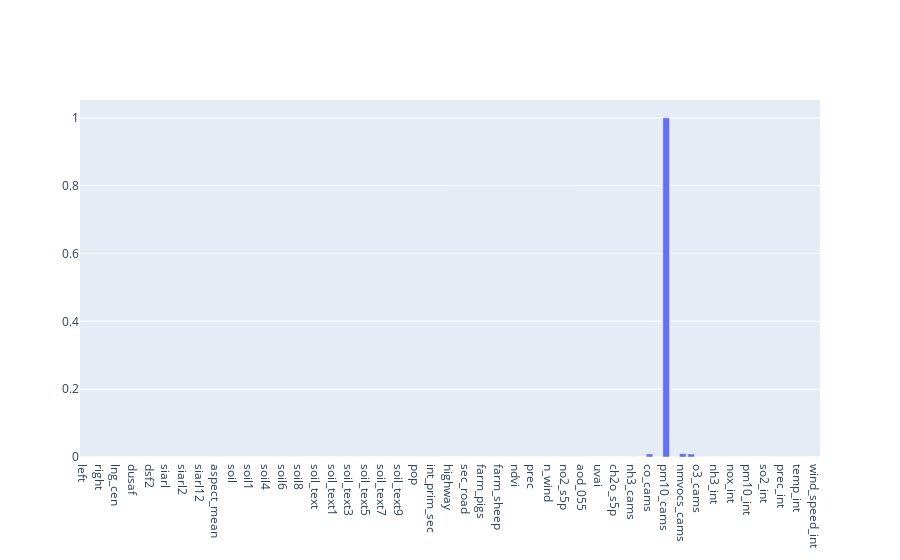

The notebook cell saved with this chart:
### Markdown cell above
### Random Forest importance
It uses a forest of trees to evaluate the importance of each features as outputs.

### Code cell
score_results['RF_importance'] = m.RF_importance(X, Y,RESULTS_NORMALIZED)

### Figure 1 — Plotly figure (JSON) as saved in the notebook; plotly's stock layout.template omitted (floating-point values rounded to 4 significant figures)
{"data": [{"x": ["left", "bottom", "right", "top", "lng_cen", "lat_cen", "dusaf", "dusafSum", "dsf2", "dsf3", "siarl", "siarlSum", "siarl2", "siarl9", "siarl12", "h_mean", "aspect_mean", "slope_mean", "soil", "soilSum", "soil1", "soil2", "soil4", "soil5", "soil6", "soil7", "soil8", "soil9", "soil_text", "soilTextSum", "soil_text1", "soil_text2", "soil_text3", "soil_text4", "soil_text5", "soil_text6", "soil_text7", "soil_text8", "soil_text9", "soil_text10", "pop", "int_prim", "int_prim_sec", "int_sec", "highway", "prim_road", "sec_road", "farms", "farm_pigs", "farm_poultry", "farm_sheep", "soil_moist", "ndvi", "temp_2m", "prec", "press", "n_wind", "e_wind", "no2_s5p", "so2_s5p", "aod_055", "aod_047", "uvai", "co_s5p", "ch2o_s5p", "o3_s5p", "nh3_cams", "no_cams", "co_cams", "dust_cams", "pm10_cams", "no2_cams", "nmvocs_cams", "so2_cams", "o3_cams", "co_int", "nh3_int", "no2_int", "nox_int", "o3_int", "pm10_int", "pm25_int", "so2_int", "air_hum_int", "prec_int", "rad_glob_int", "temp_int", "wind_dir_int", "wind_speed_int"], "y": [1.012e-05, 3.227e-06, 1.873e-05, 2.632e-06, 2.178e-05, 3.274e-06, 7.837e-07, 1.852e-06, 2.533e-05, 4.245e-05, 2.36e-06, 5.105e-06, 3.13e-05, 3.777e-05, 3.898e-06, 2.073e-05, 1.875e-05, 3.489e-05, 1.249e-06, 9.541e-06, 4.198e-06, 9.982e-06, 3.847e-05, 1.422e-05, 0.0, 2.615e-05, 2.377e-05, 2.684e-06, 8.099e-06, 4.157e-06, 1.595e-05, 3.56e-07, 2.143e-05, 1.503e-05, 5.285e-06, 2.003e-06, 2.48e-06, 1.419e-07, 3.388e-05, 2.093e-06, 1.524e-05, 1.217e-05, 3.589e-05, 1.695e-05, 9.637e-06, 2.346e-05, 2.006e-05, 9.823e-06, 1.462e-05, 2.128e-05, 1.485e-05, 3.771e-05, 3.993e-05, 4.129e-05, 3.78e-05, 2.281e-05, 1.203e-05, 1.612e-05, 4.495e-05, 4.885e-05, 3.431e-05, 1.79e-05, 1.384e-05, 7.381e-05, 3.746e-05, 4.251e-05, 0.0002545, 2.131e-05, 0.009187, 3.539e-05, 1.0, 3.896e-05, 0.009958, 0.008854, 2.444e-05, 1.591e-05, 1.425e-05, 3.397e-05, 1.894e-05, 2.725e-05, 1.216e-05, 1.896e-05, 1.72e-05, 3.591e-05, 2.974e-05, 2.103e-05, 2.233e-05, 3.122e-05, 2.884e-05], "type": "bar"}], "layout": {}}
